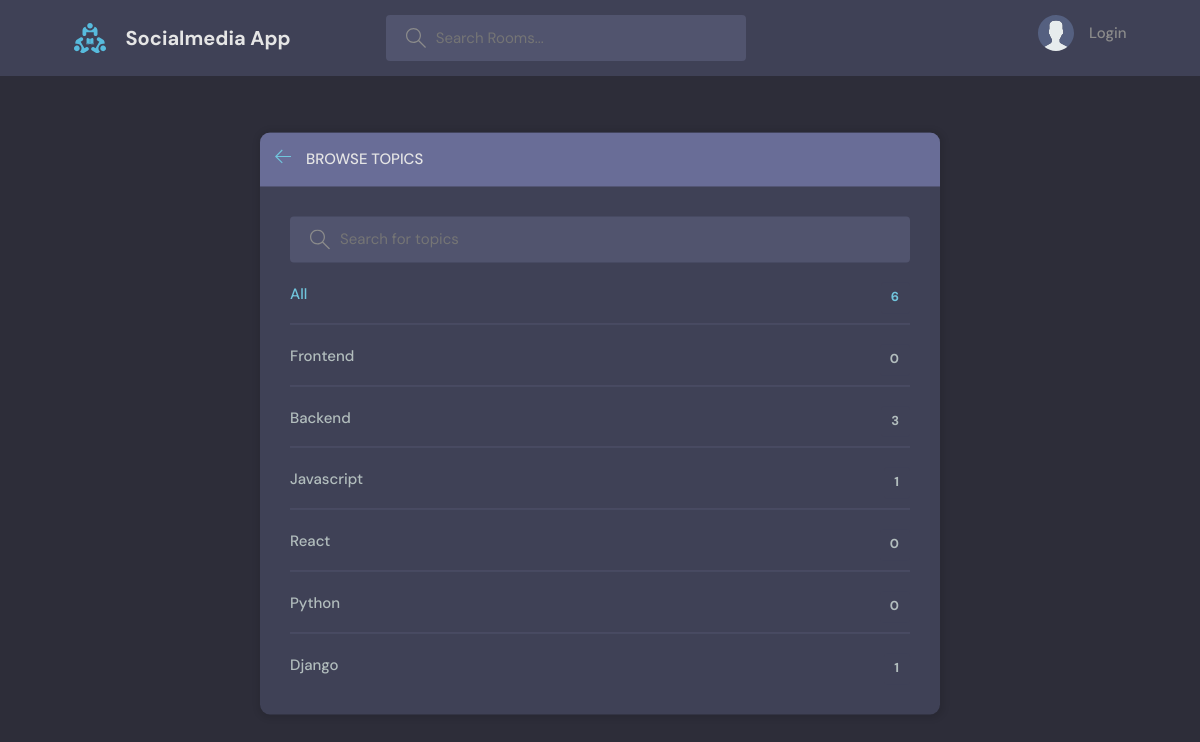
The page /topics/ on the database as committed earlier.
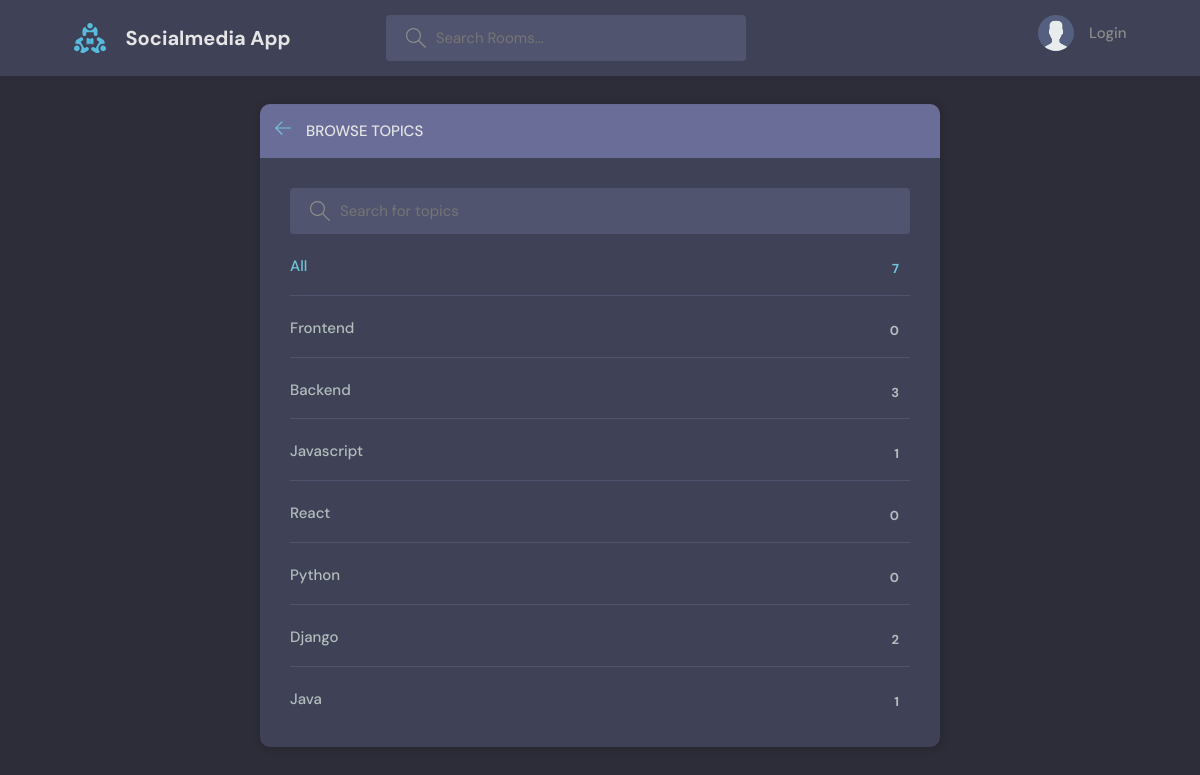
The same page on the database as committed later.
### base/models.py (models this page shows, shortened)
class Topic(models.Model):
    name = models.CharField(max_length=200)

### base/views.py (the view)
# urls.py: path('topics/', views.topicsPage, name="topics"),
def topicsPage(request):
    q = request.GET.get('q') if request.GET.get('q') != None else ''
    topics = Topic.objects.filter(name__icontains=q)
    return render(request, 'base/topics.html', {'topics': topics})

### base/templates/base/topics.html (shortened to what this page needs)
{% extends 'main.html' %}
{% block content %}
    <main class="create-room layout">
      <div class="container">
        <div class="layout__box">
          <div class="layout__boxHeader">
            <div class="layout__boxTitle">
              <a href="{% url 'home' %}">
                <svg version="1.1" xmlns="http://www.w3.org/2000/svg" width="32" height="32" viewBox="0 0 32 32">
                  <title>arrow-left</title>
                  <path
                    d="M13.723 2.286l-13.723 13.714 13.719 13.714 1.616-1.611-10.96-10.96h27.625v-2.286h-27.625l10.965-10.965-1.616-1.607z"
                  ></path>
                </svg>
              </a>
              <h3>Browse Topics</h3>
            </div>
          </div>
          <div class="topics-page layout__body">
            <form class="header__search" action="" methond="get">
              <label>
                <input name="q" placeholder="Search for topics" />
              </label>
            </form>
            <ul class="topics__list">
              <li>
                <a href="{% url 'home' %}" class="active">All <span>{{topics.count}}</span></a>
              </li>
              {% for topic in topics %}
                <li>
                  <a href="{% url 'home' %}?q={{topic.name}}">{{ topic.name }} <span>{{topic.room_set.all.count}}</span></a>
                </li>
              {% endfor %}
            </ul>
          </div>
        </div>
      </div>
    </main>
{% endblock content %}

Rows that differ between the two databases and show on the page:
computed for Topic "Django": room_set.all.count "1" → "2"
added Topic: name "Java", room_set.all.count "1"
Other text that changed with them:
{{ topics.count }}: "6" → "7"
